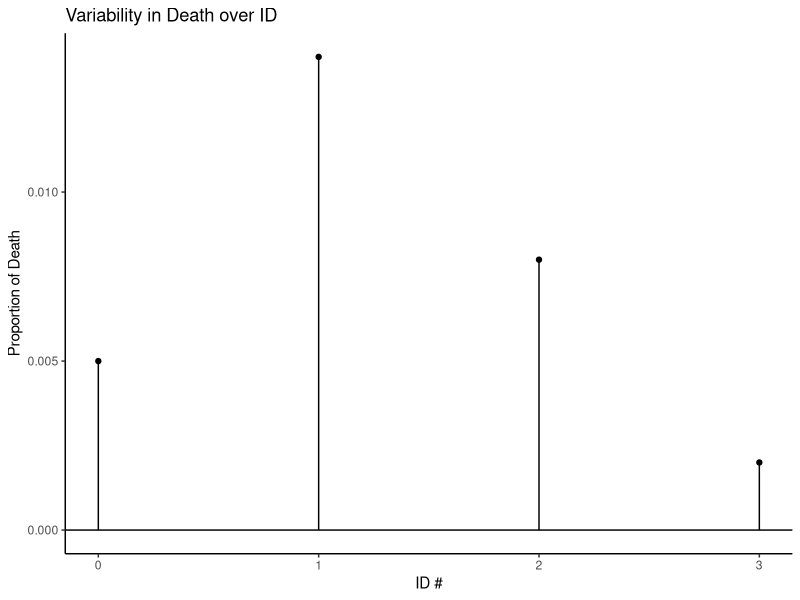

Source code (R):
## ---- chunk 1
knitr::opts_chunk$set(collapse = TRUE)
## ---- chunk 2
library(tidyverse)
library(ggpubr)
## ---- chunk 3
set.seed(15762)
death<-rbinom(1000,1,0.03)
readmit <-rbinom(1000,1, 0.1)
id<-rbinom(1000,5,0.2)
## ---- chunk 4
x <- data.frame(death,readmit,id)
names(x) <- c("death", "readmit", "id")
## ---- chunk 5
head(x)
## ---- chunk 6
death_x <-dplyr::select(x, death, id)
## ---- chunk 7
death_prop <- death_x %>% count(death, id) %>% mutate(prop=prop.table(n))
## ---- chunk 8
death_prop <- dplyr::filter(death_prop, death==1)
## ---- chunk 9
ggplot(death_prop, aes(x=id, y=prop)) +
  geom_point() + 
  geom_segment( aes(x=id, xend=id, y=0, yend=prop))+theme_classic()+geom_hline(aes(yintercept=0))+labs(x="ID #", y="Proportion of Death", title="Variability in Death over ID")
